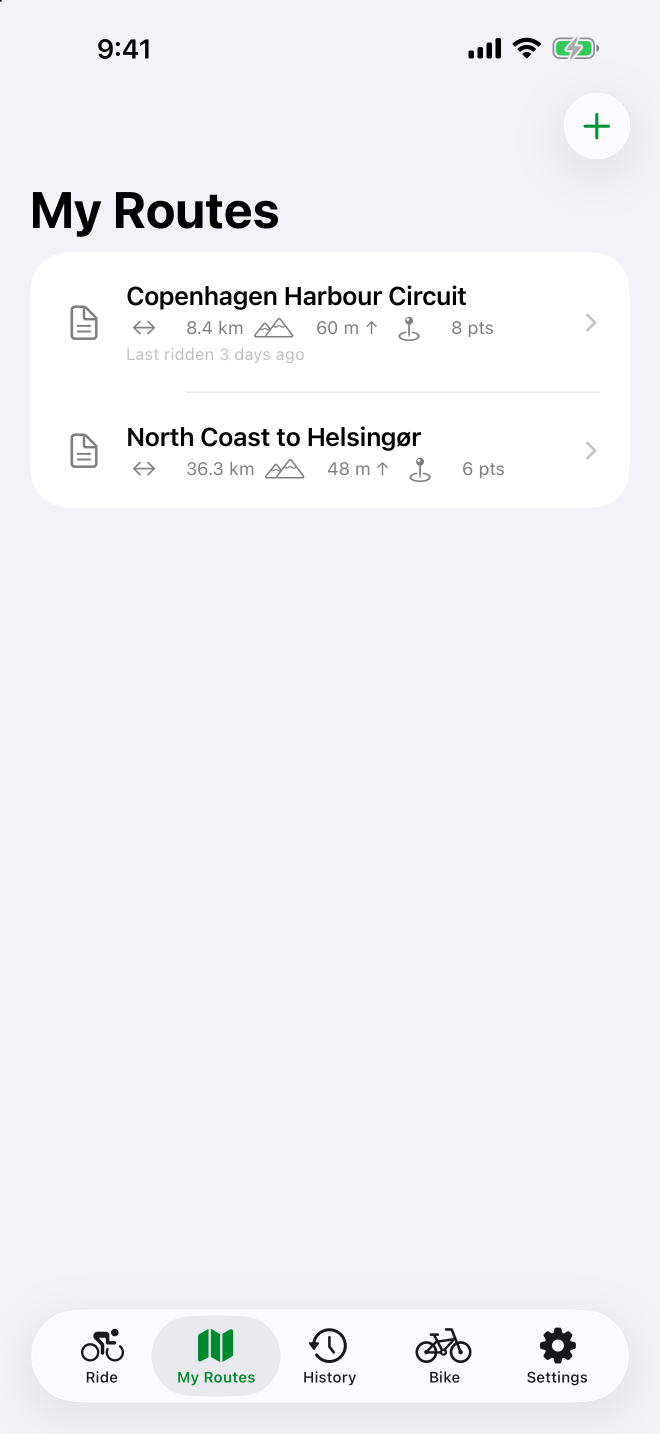
#> input picture docs/appstore/screenshots/iphone/02-routes.png, 1320 x 2868 px (shown at 1/2 size)
$ python -i appstore_frames.py   (imports and definitions only)
#> lines starting #> are read from the running program, lines starting #| are printed output that depends on the picture; after the words box and inside, x2 and y2 are one past the last pixel; in counts of white or black regions, pixels touching at a corner belong together
# /// script
# requires-python = ">=3.11"
# dependencies = ["pillow>=10.3"]
# ///
"""Render captioned 6.9" iPhone App Store screenshots.

Reads raw screenshots from docs/appstore/screenshots/source/ (photos and stills
from the App Review screen recording), crops the status bar and places each on
a branded background with a headline and subline. Writes 1320x2868 PNGs to
docs/appstore/screenshots/iphone/, which `task appstore:push` uploads.

Usage:
  uv run scripts/appstore_frames.py
"""

from __future__ import annotations

from pathlib import Path

from PIL import Image, ImageDraw, ImageFilter, ImageFont

ROOT = Path(__file__).resolve().parent.parent
SOURCE_DIR = ROOT / "docs" / "appstore" / "screenshots" / "source"
OUT_DIR = ROOT / "docs" / "appstore" / "screenshots" / "iphone"
FONT = "/System/Library/Fonts/SFNS.ttf"

SIZE = (1320, 2868)
TOP_COLOR = (0, 160, 64)
BOTTOM_COLOR = (0, 84, 40)
CARD_WIDTH = 1060
CARD_TOP = 560
CARD_RADIUS = 64
STATUS_BAR = 0.06  # fraction of the source height cropped from the top

# source file -> (headline, subline); "\n" forces a line break
FRAMES = {
    "01-ride.png": ("Your ride, live", "Speed, power, cadence and battery\nstraight from your e-bike"),
    "02-navigation.png": ("Turn-by-turn by bike", "Cycling directions that reroute\nwhen you leave the route"),
    "03-search.png": ("Find what's nearby", "Bike shops, cafés and more,\none tap from directions"),
    "04-charts.png": ("Every ride, analyzed", "Motor power, rider power\nand battery over time"),
    "05-export.png": ("Share it your way", "Upload to Strava or export GPX and CSV"),
    "06-routes.png": ("Routes ready to ride", "Save rides as routes or import GPX files"),
    "07-bike.png": ("Your bike at a glance", "Battery, odometer and maintenance\nin one place"),
    "08-crash.png": ("Crash detection", "Asks if you're OK, then drafts\nan SMS with your location"),
}


# [25 lines left out: functions font, gradient, wrap, not called in this run]


def card(source: Path) -> Image.Image:
    shot = Image.open(source).convert("RGB")
    shot = shot.crop((0, round(shot.height * STATUS_BAR), shot.width, shot.height))
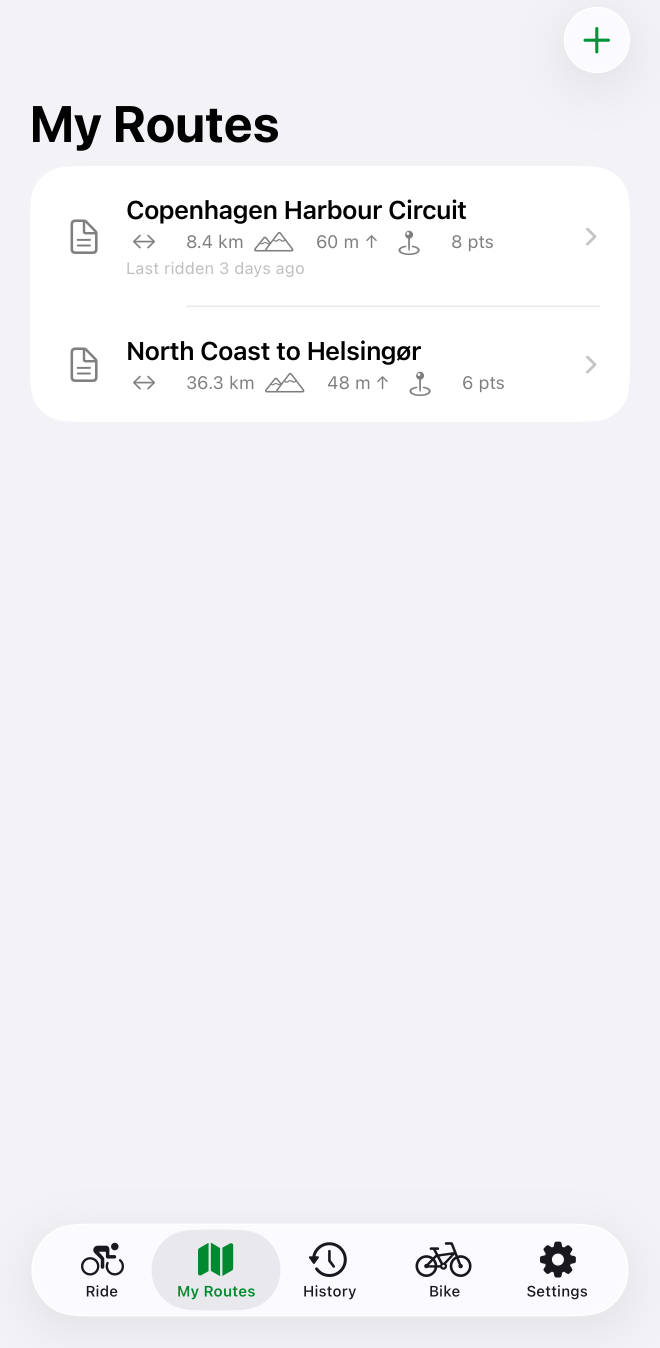
#> shot: PIL image 1320x2696 RGB (shown at 1/2 size); mean R, G, B 240.5, 240.7, 244.6
    height = round(shot.height * CARD_WIDTH / shot.width)
#> height = 2165
    shot = shot.resize((CARD_WIDTH, height), Image.Resampling.LANCZOS)
#> shot: PIL image 1060x2165 RGB
    mask = Image.new("L", shot.size, 0)
#> mask: PIL image 1060x2165 L; every value is 0
    ImageDraw.Draw(mask).rounded_rectangle((0, 0, *shot.size), CARD_RADIUS, fill=255)
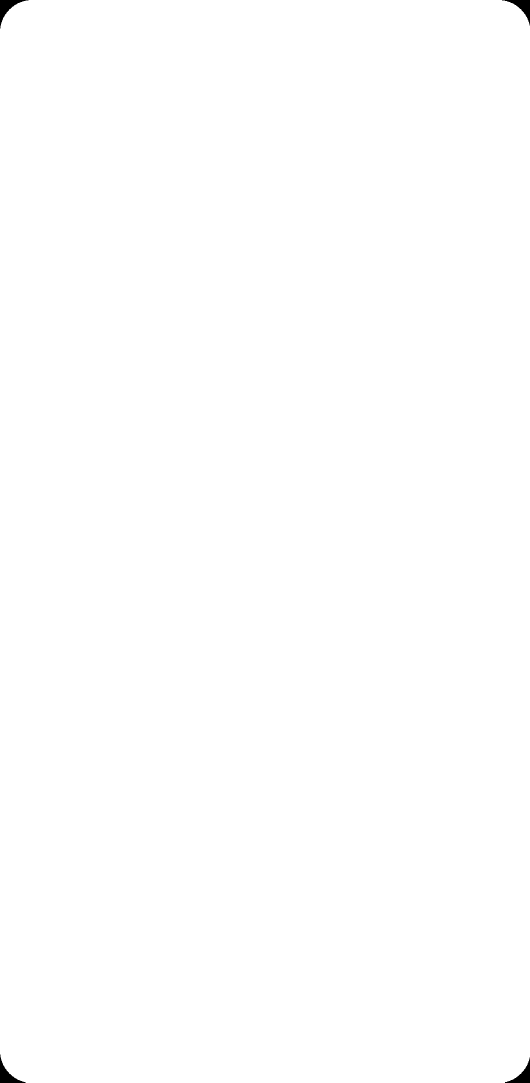
#> mask: PIL image 1060x2165 L (shown at 1/2 size); 99.9% white; 4 black regions, box (x1, y1, x2, y2) and area: (0, 0, 57, 57) 901, (1004, 0, 1060, 51) 844, (0, 2109, 51, 2165) 844, (1010, 2115, 1060, 2165) 788
    shot.putalpha(mask)
#> shot: PIL image 1060x2165 RGBA
    return shot


# [32 lines left out: functions render, main, not called in this run]


# [2 lines not run here, left out]

>>> result = card('../docs/appstore/screenshots/iphone/02-routes.png')
